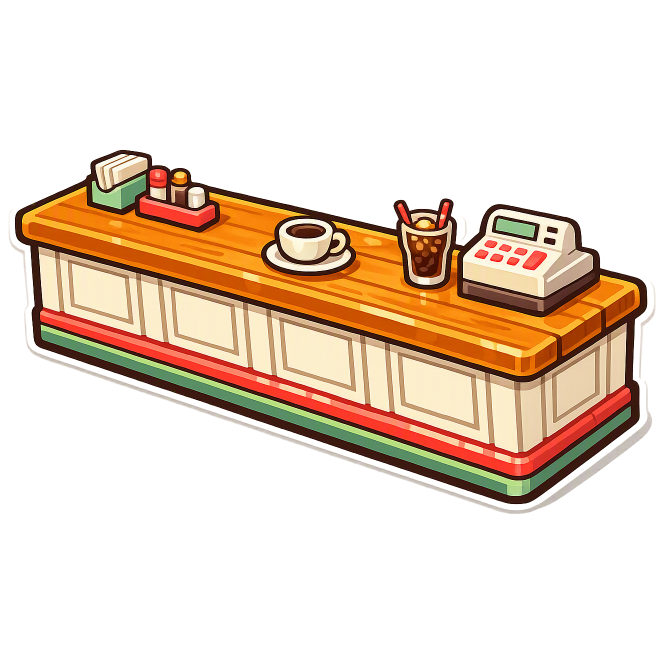
#> input picture archive/generations/015-kitchen-line/counter_bar_v1_clean.png, 1328 x 1328 px, found by its file name (shown at 1/2 size)
$ python integrate_assets.py
#> lines starting #> are read from the running program, lines starting #| are printed output that depends on the picture
#> further down, im is the input picture: PIL image 1328x1328 RGBA; mean R, G, B, A 62.6, 44.7, 28.9, 81.8
#!/usr/bin/env python3
"""美术二期 #63：把 archive 里的 clean 素材按目标尺寸集成进 assets/art/

策略：道具 PNG 缩放到旧 SVG 的「保留维度」像素尺寸 → 代码里既有 scale 全部不用动；
角色保持全分辨率 → 在 tscn/脚本里改 scale（另行编辑）。
"""
from PIL import Image
from pathlib import Path

ROOT = Path("/Users/liutongqing/Downloads/GameDev/order_rush")
G = ROOT / "archive/generations"


def tight(im: Image.Image, pad: int = 8) -> Image.Image:
#> called with pad = 8
    bbox = im.getchannel("A").getbbox()
#> bbox = (0, 283, 1326, 1044)
    if bbox is None:
        return im
    x0 = max(0, bbox[0] - pad); y0 = max(0, bbox[1] - pad)
#> after `x0 = max(0, bbox[0] - pad)`: x0 = 0
#> after `y0 = max(0, bbox[1] - pad)`: y0 = 275
    x1 = min(im.width, bbox[2] + pad); y1 = min(im.height, bbox[3] + pad)
#> after `x1 = min(im.width, bbox[2] + pad)`: x1 = 1328
#> after `y1 = min(im.height, bbox[3] + pad)`: y1 = 1052
    return im.crop((x0, y0, x1, y1))
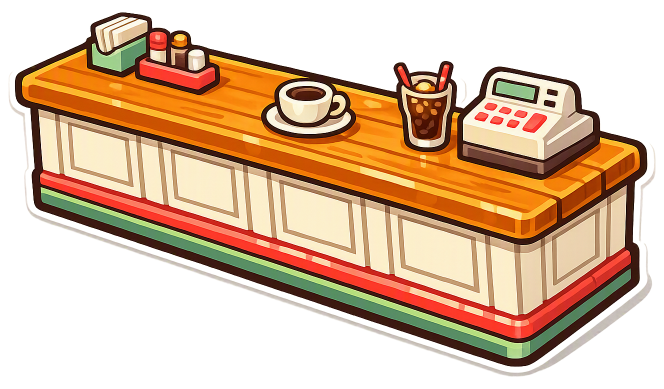
#> returned value: PIL image 1328x777 RGBA (shown at 1/2 size); mean R, G, B, A 107, 76.4, 49.3, 139.8; transparent parts drawn white


def fit(im: Image.Image, w: int = 0, h: int = 0) -> Image.Image:
#> called with w = 480, h = 0
    if w:
        h = round(im.height * w / im.width)
#> h = 281
    else:
        w = round(im.width * h / im.height)
    return im.resize((w, h), Image.LANCZOS)
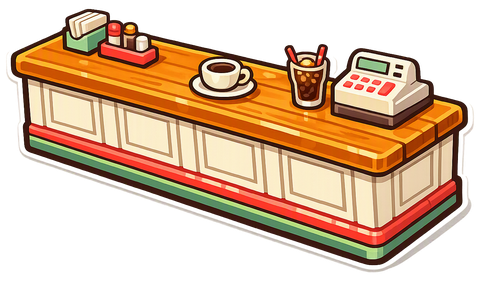
#> returned value: PIL image 480x281 RGBA; mean R, G, B, A 107.7, 76.8, 49.8, 139.9; transparent parts drawn white


# (源 clean 图, 目标 assets 路径, 保留宽 w / 高 h)
JOBS = [
    # ---- 批次 015 厨房一线 ----
    (G/"015-kitchen-line/counter_bar_v1_clean.png",     "assets/art/props/counter_bar.png",     {"w": 480}),
    (G/"015-kitchen-line/work_table_v2_clean.png",      "assets/art/props/work_table.png",      {"w": 900}),
    (G/"015-kitchen-line/fridge_cabinet_v1_clean.png",  "assets/art/props/fridge_cabinet.png",  {"w": 380}),
    (G/"015-kitchen-line/freezer_v1_clean.png",         "assets/art/props/freezer.png",         {"w": 200}),
    (G/"015-kitchen-line/microwave_v1_clean.png",       "assets/art/props/microwave.png",       {"w": 220}),
    (G/"015-kitchen-line/cashier_v1_clean.png",         "assets/art/props/cashier.png",         {"w": 140}),
    (G/"015-kitchen-line/takeout_window_v1_clean.png",  "assets/art/props/takeout_window.png",  {"w": 200}),
    # ---- 批次 016 环境 ----
    (G/"016-environment/wall_top_v2_clean.png",         "assets/art/props/wall_top.png",        {"w": 480}),
    (G/"016-environment/wall_side_v2_clean.png",        "assets/art/props/wall_side.png",       {"h": 480}),
    (G/"016-environment/door_v1_clean.png",             "assets/art/props/door.png",            {"h": 120}),
    (G/"016-environment/table_v2_clean.png",            "assets/art/props/table.png",           {"w": 160}),
    (G/"016-environment/chair_v1_clean.png",            "assets/art/props/chair.png",           {"w": 100}),
    (G/"016-environment/rug_v1_clean.png",              "assets/art/props/rug.png",             {"w": 832}),
    (G/"016-environment/plant_v1_clean.png",            "assets/art/props/plant.png",           {"h": 140}),
    (G/"016-environment/trash_bin_v1_clean.png",        "assets/art/props/trash_bin.png",       {"h": 120}),
    (G/"016-environment/floor_mat_v1_clean.png",        "assets/art/props/floor_mat.png",       {"w": 180}),
    (G/"016-environment/crate_v1_clean.png",            "assets/art/props/crate.png",           {"w": 140}),
    (G/"016-environment/crate_v1_clean.png",            "assets/art/props/crate_stack.png",     {"w": 200}),
    (G/"016-environment/floor_tile_v1_clean.png",       "assets/art/environment/floor_tile.png", {"w": 1024}),
    # ---- 批次 017 料理包/成品菜（128 = 旧 SVG 原生尺寸，scale 不动）----
    (G/"017-characters-dishes/meal_pack_kungpao_v1_clean.png", "assets/art/items/meal_pack_kungpao.png", {"w": 128}),
    (G/"017-characters-dishes/meal_pack_yuxiang_v1_clean.png", "assets/art/items/meal_pack_yuxiang.png", {"w": 128}),
    (G/"017-characters-dishes/meal_pack_mapo_v1_clean.png",    "assets/art/items/meal_pack_mapo.png",    {"w": 128}),
    (G/"017-characters-dishes/dish_kungpao_v1_clean.png",      "assets/art/items/dish_kungpao_plated.png", {"w": 128}),
    (G/"017-characters-dishes/dish_yuxiang_v1_clean.png",      "assets/art/items/dish_yuxiang_plated.png", {"w": 128}),
    (G/"017-characters-dishes/dish_mapo_v1_clean.png",         "assets/art/items/dish_mapo_plated.png",    {"w": 128}),
    # ---- 角色：全分辨率（scale 在 tscn/脚本里改）----
    (G/"014-chef_overhead_anchor/chef_overhead_v1_clean.png",  "assets/art/characters/player_chef_idle.png", {}),
    (G/"017-characters-dishes/customer_v1_clean.png",          "assets/art/characters/customer_office_waiting.png", {}),
    (G/"017-characters-dishes/rider_v1_clean.png",             "assets/art/characters/rider.png", {}),
]

for src, dst_rel, dim in JOBS:
    im = Image.open(src).convert("RGBA")
    im = tight(im)
    if dim:
        im = fit(im, **dim)
    dst = ROOT / dst_rel
    dst.parent.mkdir(parents=True, exist_ok=True)
    im.save(dst)
    print(f"{dst_rel:55s} {im.width}x{im.height}")
#| assets/art/props/counter_bar.png                        480x281
#> pass 2 of the loop `for src, dst_rel, dim in JOBS:`:
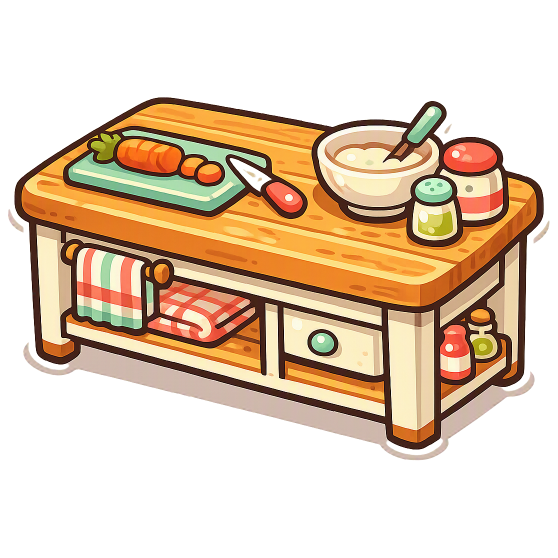
#> input picture archive/generations/015-kitchen-line/work_table_v2_clean.png, 1115 x 1115 px, found by its file name (shown at 1/2 size)
#> im is the input picture: PIL image 1115x1115 RGBA; mean R, G, B, A 88.2, 67.2, 45.1, 116.8
#> bbox = (0, 178, 1101, 937)
#> y0 = 170
#> x1 = 1109
#> y1 = 945
#> in tight (call 2), `return im.crop((x0, y0, x1, y1))`:
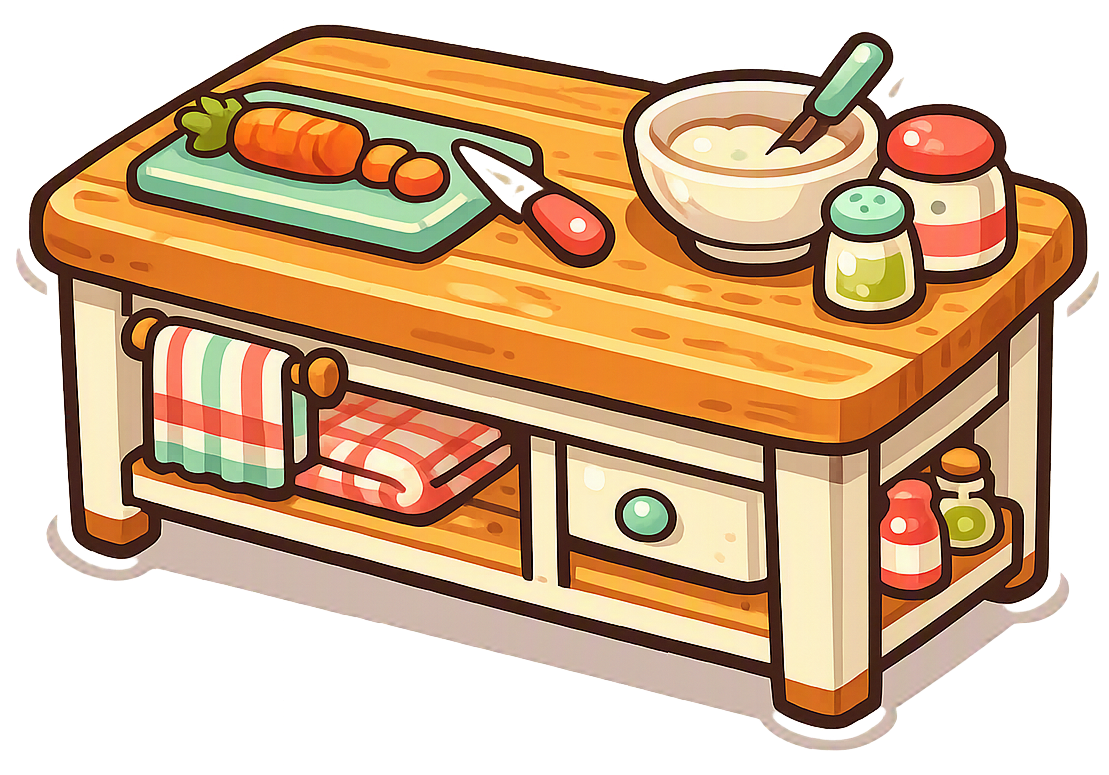
#> returned value: PIL image 1109x775 RGBA; mean R, G, B, A 127.6, 97.1, 65.2, 168.9; transparent parts drawn white
#> in fit (call 2), `return im.resize((w, h), Image.LANCZOS)`:
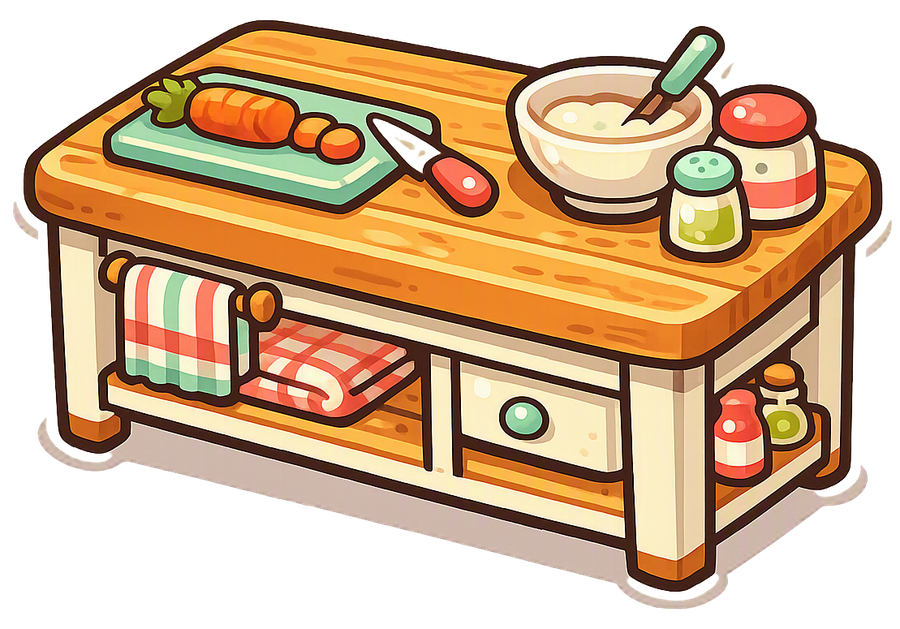
#> returned value: PIL image 900x629 RGBA; mean R, G, B, A 128, 97.6, 65.6, 168.9; transparent parts drawn white
#| assets/art/props/work_table.png                         900x629
#> pass 3 of the loop `for src, dst_rel, dim in JOBS:`:
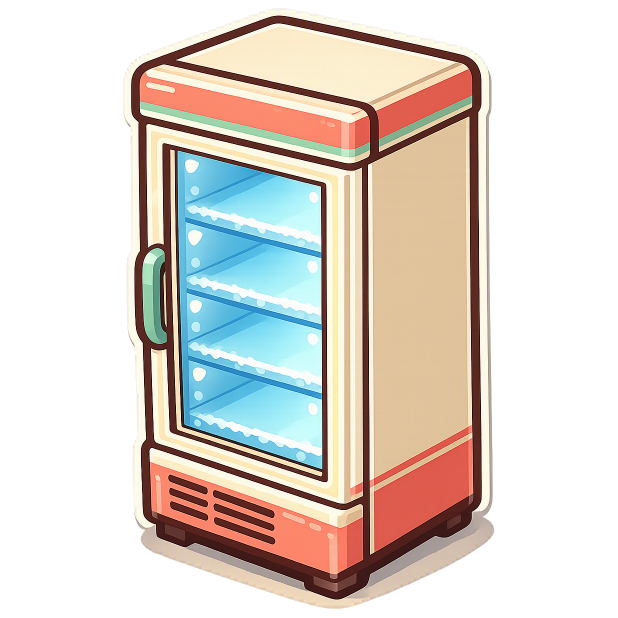
#> input picture archive/generations/015-kitchen-line/fridge_cabinet_v1_clean.png, 1235 x 1235 px, found by its file name (shown at 1/2 size)
#> im is the input picture: PIL image 1235x1235 RGBA; mean R, G, B, A 98, 90.2, 82.7, 131.6
#> bbox = (230, 12, 1005, 1220)
#> x0 = 222
#> y0 = 4
#> x1 = 1013
#> y1 = 1228
#> in tight (call 3), `return im.crop((x0, y0, x1, y1))`:
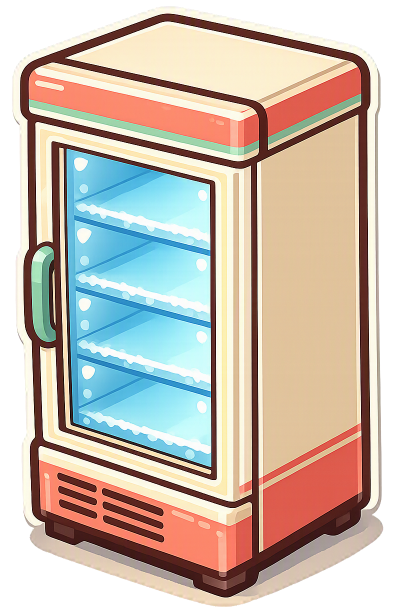
#> returned value: PIL image 791x1224 RGBA (shown at 1/2 size); mean R, G, B, A 154.4, 142.1, 130.3, 207.2; transparent parts drawn white
#> in fit (call 3), `return im.resize((w, h), Image.LANCZOS)`:
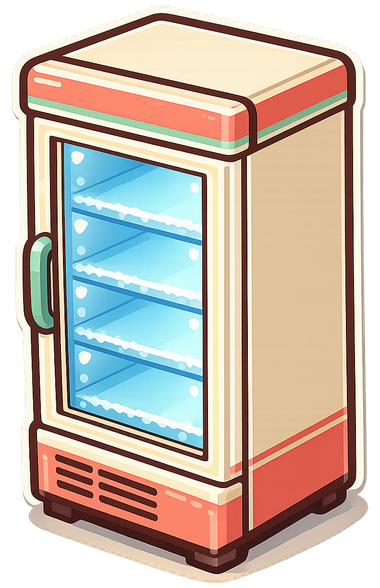
#> returned value: PIL image 380x588 RGBA; mean R, G, B, A 155.9, 143.6, 131.7, 207.3; transparent parts drawn white
#| assets/art/props/fridge_cabinet.png                     380x588
#> (the run stopped early here; a loop or call above may not have finished)
